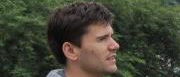
#> input picture az_base.png, 180 x 77 px
$ python circles.py   (Python 2 division)
#> lines starting #> are read from the running program, lines starting #| are printed output that depends on the picture; after the words box and inside, x2 and y2 are one past the last pixel; in counts of white or black regions, pixels touching at a corner belong together
#!/usr/bin/env python
import Image, numpy

##Base image
b_im_o = Image.open("az_base.png")
#> b_im_o is the input picture: PIL image 180x77 RGB; mean R, G, B 66.4, 67, 52.5
b_im = b_im_o.convert("L")
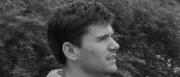
#> b_im: PIL image 180x77 L; min 2, max 196, mean 65.2

##stamp params
s_size = 31
s_colour=255
s_num=100
s_radius_limits=[0.5*s_size/2.0, 1.4*s_size/2.0]

##output file param
o_size = [116,43] #number of stamps

stamp_list=[]
radius_list=[]

#stamp generator
#radius generator
for x in xrange(0, s_num):
	radius_list.append( x*((s_radius_limits[1]-s_radius_limits[0])/(s_num-1))+ s_radius_limits[0])
#print s_radius_limits
#print radius_list

for s in xrange(0, s_num):
	s_array = numpy.zeros(s_size**2).reshape(s_size,s_size)
	for x in xrange(0, s_size):
		for y in xrange(0, s_size):
			if ((x-s_size/2)**2 + (y-s_size/2)**2)<(radius_list[s]**2):
				s_array[x,y]= s_colour
	stamp_list.append(s_array)

##output generation
#resize image to match output file stamp number
b_ref=b_im.resize((o_size[0],o_size[1]))
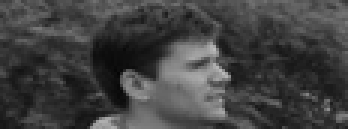
#> b_ref: PIL image 116x43 L (shown 3 times larger); min 5, max 187, mean 65.2

b_ref_min=0.0
b_ref_max=255.0

print b_ref.format, b_ref.size, b_ref.mode
#| None (116, 43) L

#first row in list form
o_list=[]
for x in xrange(0, o_size[0]):
	s_sel = int((b_ref.getpixel((x,0))-b_ref_min)*(s_num/(b_ref_max-b_ref_min)))
	o_list.append(stamp_list[s_sel])
#> this loop made 116 passes
#> s_sel on passes 1 to 12: 26, 24, 27, 25, 32, 40, 38, 26, 28, 34, 32, 32
#> after the loop, o_list = 116 items

#other stamps / conc en x
for x in xrange(0, o_size[0]):
	for y in xrange(1, o_size[1]):
		s_sel = int((b_ref.getpixel((x,y))-b_ref_min)*(s_num/(b_ref_max-b_ref_min)))
		o_list[x] = numpy.concatenate((o_list[x],stamp_list[s_sel]),axis=0)

#conc en y
o_array=o_list[0]
for x in xrange(1, o_size[0]):
	o_array=numpy.concatenate((o_array,o_list[x]),axis=1)
#> this loop made 115 passes
#> pass 1, `o_array=numpy.concatenate((o_array,o_list[x]),axis=1)`:
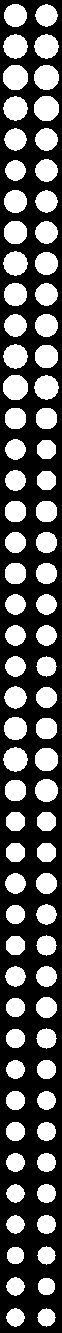
#> o_array: shape (1333, 62) float64; 37.1% white; 86 white regions, largest, box (x1, y1, x2, y2) and area: (3, 65, 28, 90) 505, (34, 96, 59, 121) 505, (3, 375, 28, 400) 505
#> pass 2, `o_array=numpy.concatenate((o_array,o_list[x]),axis=1)`:
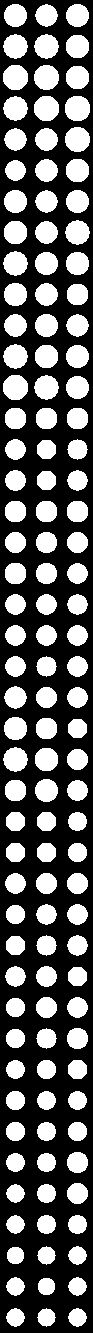
#> o_array: shape (1333, 93) float64; 37% white; 129 white regions, largest, box (x1, y1, x2, y2) and area: (65, 96, 90, 121) 517, (3, 65, 28, 90) 505, (34, 96, 59, 121) 505
#> pass 3, `o_array=numpy.concatenate((o_array,o_list[x]),axis=1)`:
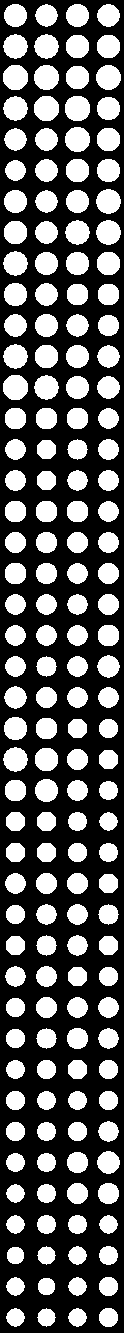
#> o_array: shape (1333, 124) float64; 36.9% white; 172 white regions, largest, box (x1, y1, x2, y2) and area: (65, 96, 90, 121) 517, (3, 65, 28, 90) 505, (34, 96, 59, 121) 505
#> after the loop:
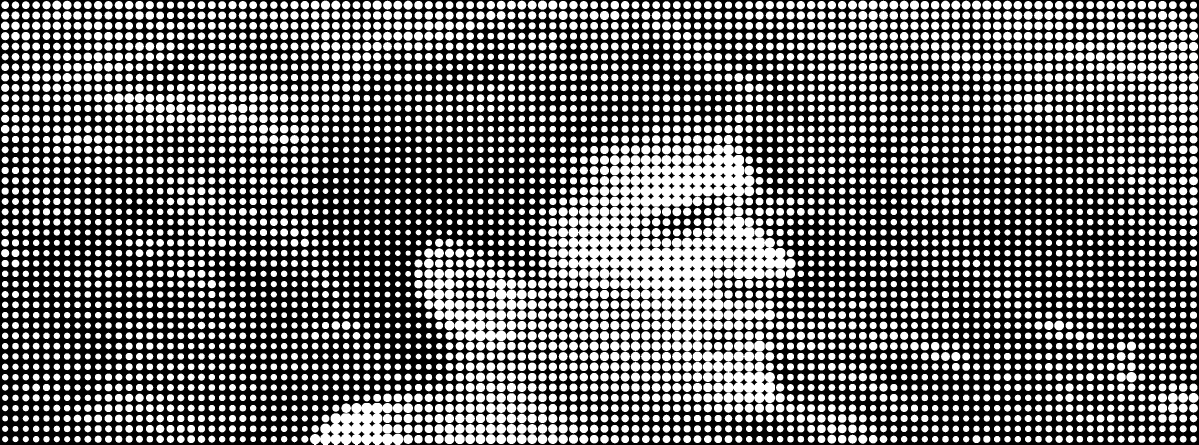
#> o_array: shape (1333, 3596) float64 (shown at 1/3 size); 42.6% white; 4753 white regions, largest, box (x1, y1, x2, y2) and area: (1705, 434, 2387, 1054) 136967, (930, 1209, 1209, 1333) 19620, (2108, 1054, 2325, 1209) 12969

out=Image.fromarray(o_array.astype(numpy.uint8))
out.save("az_cover v5.png")
